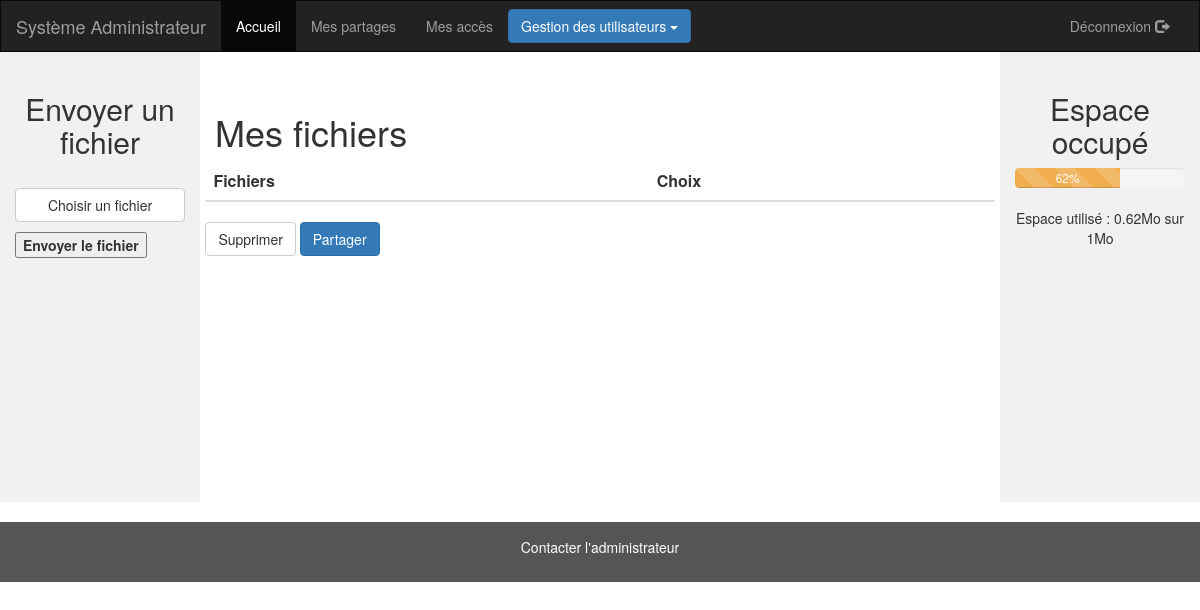
/page_membre.php (signed in), run on the app's committed database.
### tables this page shows
CREATE TABLE `tbl_user` (
  `id` int(11) NOT NULL,
  `nom` varchar(63) NOT NULL,
  `prenom` varchar(20) DEFAULT NULL,
  `login` varchar(20) NOT NULL,
  `pwd` varchar(20) NOT NULL,
  `groupe` int(2) NOT NULL,
  `quota` int(200) DEFAULT NULL,
  `stock` int(200) DEFAULT NULL
);

### navigation_droite.php (the view, shortened to what this page needs)
   </div>
    <div class="col-sm-2 sidenav">
      <h2>Espace occupé</h2>
      <div class="progress">
        <?php
        try{
           $sql = "SELECT * FROM tbl_user WHERE id = " .$id. "";
           $reponse = $base->query($sql);
           while ($donnees = $reponse->fetch()) {
              $quota = $donnees['quota'];
              $stock = $donnees['stock'];
           }
           }
           catch (Exception $e) {
              die('Erreur: ' .$e->getMessage());
           }
          $total1 = ((100/$quota) * $stock);
          $total = round($total1, 0);
          if ($total <= 80) {
                  echo '<div class="progress">
                        <div class="progress-bar progress-bar-warning progress-bar-striped active" role="progressbar"
                        aria-valuenow="' .$total. '" aria-valuemin="0" aria-valuemax="100" style="width:' .$total. '%">
                        ' .$total. '%
                        </div>
                        </div>';
                }
        ?>
      </div>
      <?php
      $espaceGo = $quota / 1000000000;
      $espaceMo = $quota / 1000000;
      $utiliseGo = $stock / 1000000000;
      $utiliseMo = $stock / 1000000;
      $utiliseGo = round($utiliseGo, 2);
      $utiliseMo = round($utiliseMo, 2);
      if ($espaceGo < 1)
      {
          echo "Espace utilisé : ".$utiliseMo. "Mo sur " .$espaceMo."Mo";
      }
      elseif ($espaceGo <= 1 AND $utiliseGo < 1)
      {
          echo "Espace utilisé : ".$utiliseMo. "Mo sur " .$espaceGo."Go";
      }
      elseif ($espaceGo > 1 AND $utiliseGo >= 1)
      {
          echo "Espace utilisé : ".$utiliseGo. "Go sur " .$espaceGo."Go";
      }
      ?>
    </div>
  </div>
<footer class="container-fluid text-center">
  <p><a href="mailto:xxx@yz.org" style='color:white'<a>Contacter l'administrateur</a></p>
</footer>

### navigation.php (shortened to what this page needs)
<nav class="navbar navbar-inverse">
  <div class="container-fluid">
    <div class="navbar-header">
      <?php
      include('connexion.php');
      $id = $_SESSION['id'];
      $sql1 = "SELECT * FROM tbl_user WHERE id = " .$id. "";
      $reponse1 = $base->query($sql1);
      while ($donnees1 = $reponse1->fetch()) {
         $nom = $donnees1['nom'];
         $prenom = $donnees1['prenom'];
      }
       ?>
      <div class="navbar-brand"><?php echo "" . $prenom . " " . $nom . ""; ?></div>
    </div>
    <div class="collapse navbar-collapse" id="myNavbar">
      <ul class="nav navbar-nav">
        <?php
        $page = $_SERVER['REQUEST_URI'];
        if (stripos($page, '/page_partage.php') !== FALSE){
          echo '<li><a href="page_membre.php">Accueil</a></li>
                <li class="active"><a href="page_partage.php">Mes partages</a></li>
                <li><a href="page_acces.php">Mes accès</a></li>';
                if ($_SESSION['id'] == 1)
                {
                  echo '<div class="dropdown" style="float: left; margin-top:8px;">
                        <button class="btn btn-primary dropdown-toggle" type="button" data-toggle="dropdown">Gestion des utilisateurs
                        <span class="caret"></span></button>
                        <ul class="dropdown-menu">
                          <li><a href="gestion_create.php">Créer</a></li>
                          <li><a href="gestion_modif.php">Modifier</a></li>
                          <li><a href="gestion_delete.php">Supprimer</a></li>
                        </ul>
                        </div>';
                }
        }
        elseif (stripos($page, '/page_membre.php') !== FALSE){
          echo '<li class="active"><a href="page_membre.php">Accueil</a></li>
                <li><a href="page_partage.php">Mes partages</a></li>
                <li><a href="page_acces.php">Mes accès</a></li>';
                if ($_SESSION['id'] == 1)
                {
                  echo '<div class="dropdown" style="float: left; margin-top:8px;">
                        <button class="btn btn-primary dropdown-toggle" type="button" data-toggle="dropdown">Gestion des utilisateurs
                        <span class="caret"></span></button>
                        <ul class="dropdown-menu">
                          <li><a href="gestion_create.php">Créer</a></li>
                          <li><a href="gestion_modif.php">Modifier</a></li>
                          <li><a href="gestion_delete.php">Supprimer</a></li>
                        </ul>
                        </div>';
                }
        }
        ?>
      </ul>
      <ul class="nav navbar-nav navbar-right">
        <li> <?php echo '<a href="./logout.php">Déconnexion <span class="glyphicon glyphicon-log-out"></span></a>'; ?>
      </ul>
    </div>
  </div>
</nav>

### header.php (style rules this page uses)
.navbar { margin-bottom: 0; border-radius: 0; }
.sidenav { padding-top: 20px; background-color: #f1f1f1; height: 100%; }
footer { background-color: #555; color: white; padding: 15px; }

### data on the page
tbl_user: prenom "Système", nom "Administrateur", total "62", stock "0.62", quota "1"
